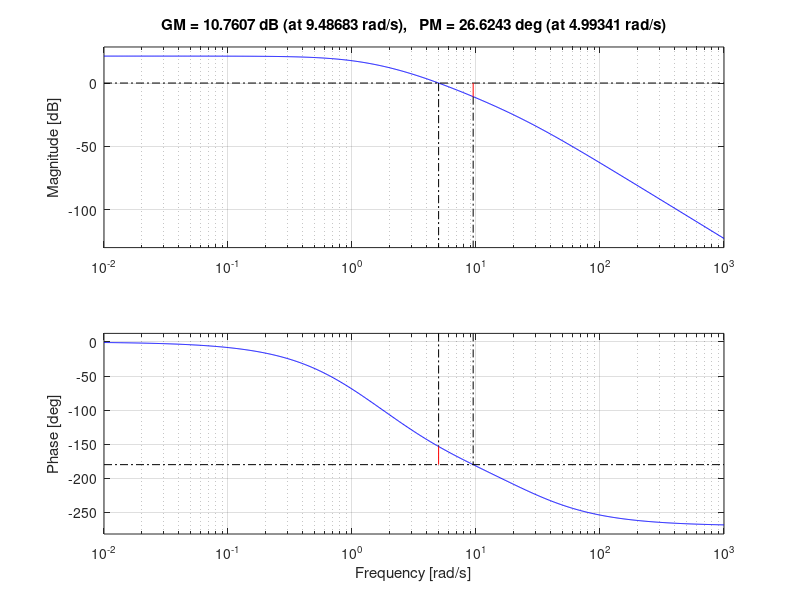
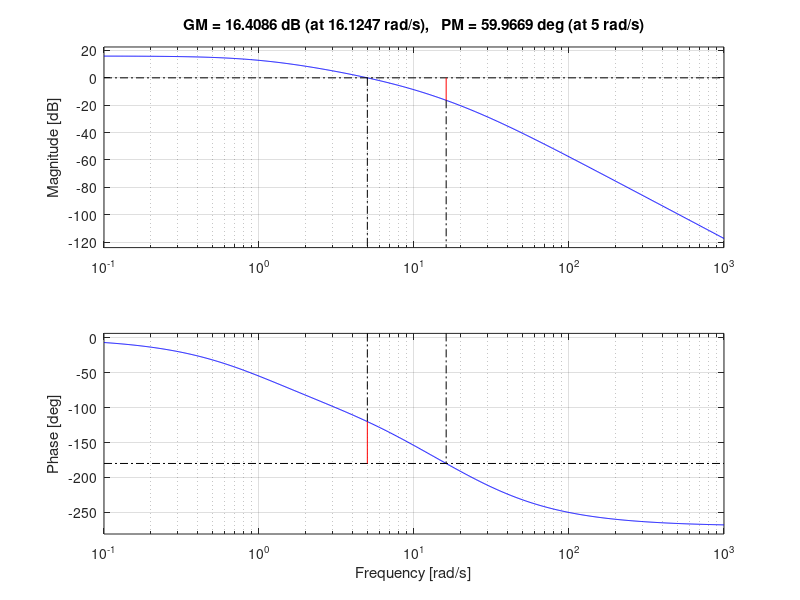
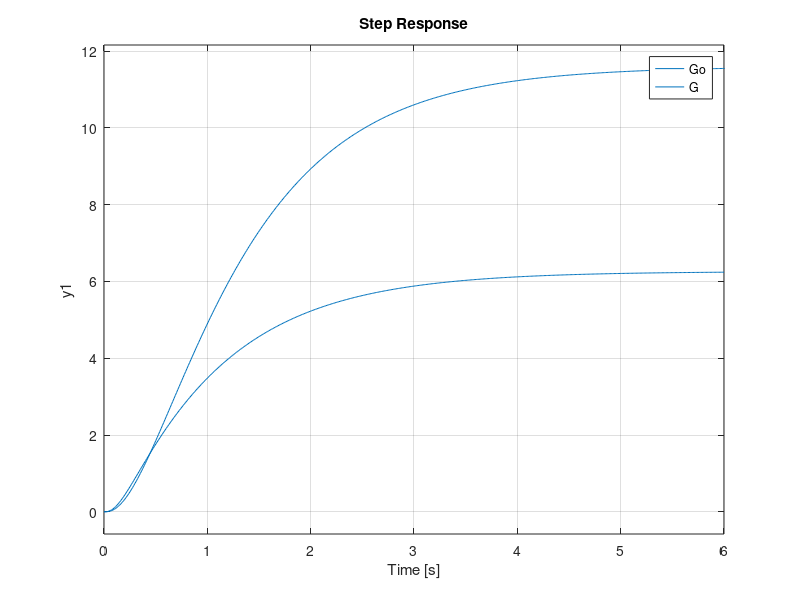
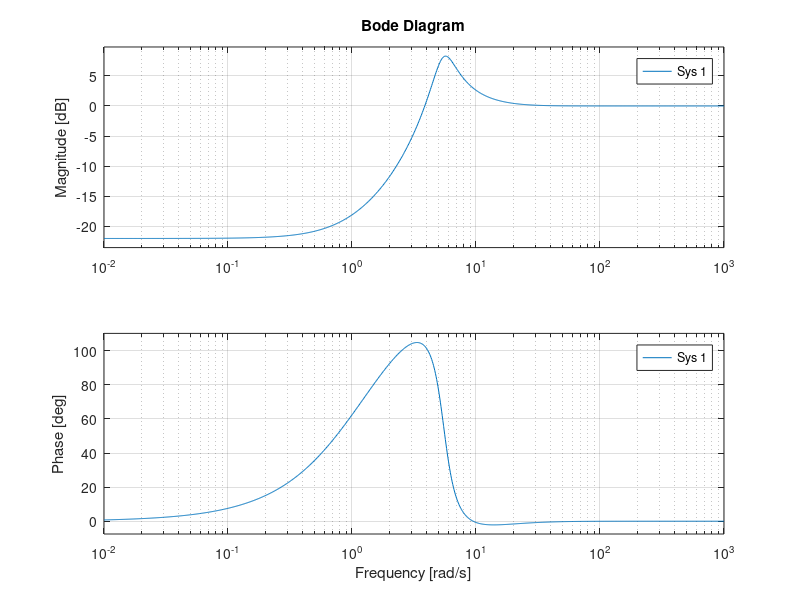

Reproduce these figures in MATLAB, in order.
clc;
clear all;
close all;
%EL101 5.13 9.14ab 6.10
%% 5.13 
s=tf('s');
Go = 725/((s+1)*(s+2.5)*(s+25))
figure()
margin(Go)
[Gm Pm Wc Wp]=margin(Go) %5.13 a) Am=10.7607, Pm = 26.6244, Wc=9.4868, Wp=4.9934
Gm_db=20*log10(Gm)
%rest of 5.13
beta = 0.2899;
wc = 5;
taud =1/(wc*sqrt(beta));
s = i*5;
Flead = (taud*s+1)/(beta*taud*s+1);
Go = 725/((s+1)*(s+2.5)*(s+25));
K=1/(abs(Flead)*abs(Go));
s=tf('s');
Flead = K*(taud*s+1)/(beta*taud*s+1);
Go = 725/((s+1)*(s+2.5)*(s+25));
G=Flead*Go;
figure()
margin(G);
[Gmb Pmb Wcb Wpb]=margin(G)
figure()
step(Go)
hold on
step(G)
legend('Go','G')
figure()
bode(1/(1+Go))
figure()
bode(1/(1+G))
t = 0:0.1:1
ref = t
lsim(G,ref,t)

%% uppgift 6.10
clc;
clear all;
close all;
